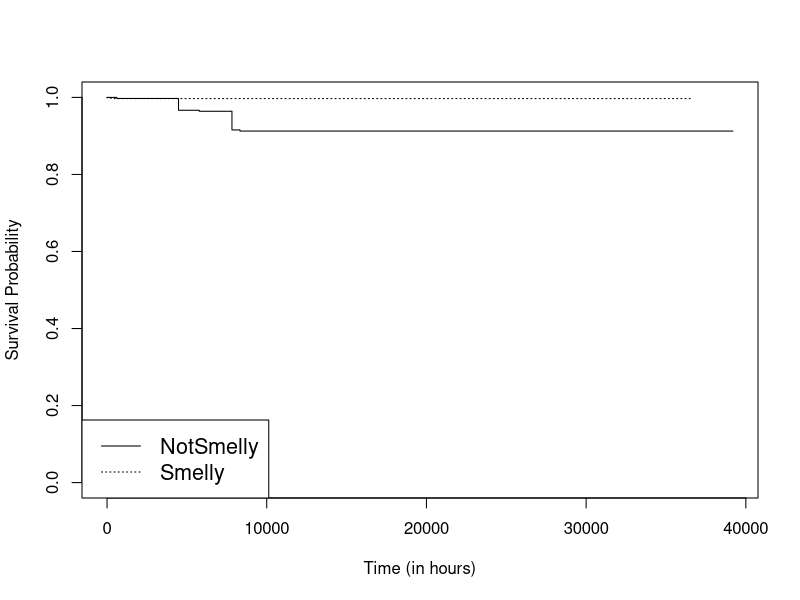

Source code (R): (Note: this script raises an error after producing the figure.)
library(survival)
library(rms)

variables <- c('linesAdded','linesRemoved','totalChurn','loc','maxstatements','maxdepth','complexity','maxlen','maxparams','maxnestedcallbacks','complexswitchcase','thisassign','complexchaining','noreassign','noextrabind','condassign','smelly')

type_smells <- c('maxstatements','maxdepth','complexity','maxlen','maxparams','maxnestedcallbacks','complexswitchcase','thisassign','complexchaining','noreassign','noextrabind','condassign')

mydata <- read.csv("Webpack_vulnerabilities_smells_file-grain.csv")
attach(mydata)
write(sprintf("Results of vulnerabilities-smells with file grain"),"Webpack_vulnerabilities-smells_summary.txt")

for (var in variables) {
	if (var == 'smelly') {
		kmsurvival <- npsurv(Surv(time, event) ~ get(var))
		jpeg('Webpack_vulnerabilities_smells_file-grain_rplot.jpg')
		plot(kmsurvival,xlab = "Time (in hours)", ylab = "Survival Probability",lty = c(1,3),xaxs="r")
		legend("bottomleft", legend=c("NotSmelly", "Smelly"),lty=c(1,3),cex=1.3)
		dev.off()
	}
	write(sprintf("		Covariate : %s",var),"Webpack_vulnerabilities-smells_summary.txt",append=TRUE)
	coxsurvival <- coxph(Surv(time, event) ~ get(var))
	write(sprintf("			exp(coef) : %g",coef(summary(coxsurvival))[2]),"Webpack_vulnerabilities-smells_summary.txt",append=TRUE)
	write(sprintf("			p-value (Cox hazard model) : %g",coef(summary(coxsurvival))[5]),"Webpack_vulnerabilities-smells_summary.txt",append=TRUE)
	coxsurvival <- coxph(Surv(time, event) ~ get(var))
	testdata <- cox.zph(coxsurvival)
	write(sprintf("			p-value (Porportional hazards assumption) : %g",testdata[[1]][3]),"Webpack_vulnerabilities-smells_summary.txt",append=TRUE)
}

detach(mydata)
mydata <- read.csv("Webpack_vulnerabilities_smells_line-grain.csv")
attach(mydata)
write(sprintf("Results of vulnerabilities-smells with line grain"),"Webpack_vulnerabilities-smells_summary.txt",append = TRUE)

for (var in variables) {
	if (var == 'smelly') {
		kmsurvival <- npsurv(Surv(time, event) ~ get(var))
		jpeg('Webpack_vulnerabilities_smells_line-grain_rplot.jpg')
		plot(kmsurvival,xlab = "Time (in hours)", ylab = "Survival Probability",lty = c(1,3),xaxs="r")
		legend("bottomleft", legend=c("NotSmelly", "Smelly"),lty=c(1,3),cex=1.3)
		dev.off()
		ev <- "event"
	}
	write(sprintf("		Covariate : %s",var),"Webpack_vulnerabilities-smells_summary.txt",append=TRUE)
	if (is.element(var,type_smells) == TRUE) {
		ev <- paste("event",var,sep='')
	}
	else {
		ev <- "event"
	}
	coxsurvival <- coxph(Surv(time, get(ev)) ~ get(var))
	write(sprintf("			exp(coef) : %g",coef(summary(coxsurvival))[2]),"Webpack_vulnerabilities-smells_summary.txt",append=TRUE)
	write(sprintf("			p-value (Cox hazard model) : %g",coef(summary(coxsurvival))[5]),"Webpack_vulnerabilities-smells_summary.txt",append=TRUE)
	coxsurvival <- coxph(Surv(time, get(ev)) ~ get(var))
	testdata <- cox.zph(coxsurvival)
	write(sprintf("			p-value (Porportional hazards assumption) : %g",testdata[[1]][3]),"Webpack_vulnerabilities-smells_summary.txt",append=TRUE)
}

detach(mydata)
mydata <- read.csv("Webpack_vulnerabilities_smells_line-grain_large.csv")
attach(mydata)
write(sprintf("Results of vulnerabilities-smells with line grain and considering dependencies"),"Webpack_vulnerabilities-smells_summary.txt",append = TRUE)

for (var in variables) {
	if (var == 'smelly') {
		kmsurvival <- npsurv(Surv(time, event) ~ get(var))
		jpeg('Webpack_vulnerabilities_smells_line-grain_large_rplot.jpg')
		plot(kmsurvival,xlab = "Time (in hours)", ylab = "Survival Probability",lty = c(1,3),xaxs="r")
		legend("bottomleft", legend=c("NotSmelly", "Smelly"),lty=c(1,3),cex=1.3)
		dev.off()
		ev <- "event"
	}
	write(sprintf("		Covariate : %s",var),"Webpack_vulnerabilities-smells_summary.txt",append=TRUE)
	if (is.element(var,type_smells) == TRUE) {
		ev <- paste("event",var,sep='')
	}
	else {
		ev <- "event"
	}
	coxsurvival <- coxph(Surv(time, get(ev)) ~ get(var))
	write(sprintf("			exp(coef) : %g",coef(summary(coxsurvival))[2]),"Webpack_vulnerabilities-smells_summary.txt",append=TRUE)
	write(sprintf("			p-value (Cox hazard model) : %g",coef(summary(coxsurvival))[5]),"Webpack_vulnerabilities-smells_summary.txt",append=TRUE)
	coxsurvival <- coxph(Surv(time, get(ev)) ~ get(var))
	testdata <- cox.zph(coxsurvival)
	write(sprintf("			p-value (Porportional hazards assumption) : %g",testdata[[1]][3]),"Webpack_vulnerabilities-smells_summary.txt",append=TRUE)
}
